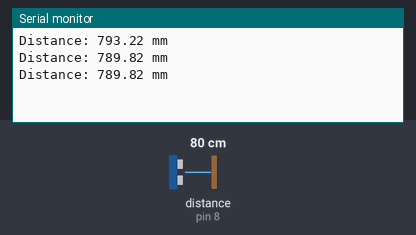
The sketch below on a simulated Arduino Nano, built with avr-gcc and run on an emulated ATmega328P. Shown: the last lines printed to the serial monitor. Wiring (inferred from the names in the program): ultrasonic range finder: trigger pin 7; echo pin 8. The test bench sets the inputs (shaded band); at power-on: distance to the obstacle (sensor on pin 8) 80 cm. The echo pulse lasts 58.3 µs per cm.

Above: at 1.3 s.
1.4 s: distance to the obstacle (sensor on pin 8) set to 2 cm
At 1.9 s:
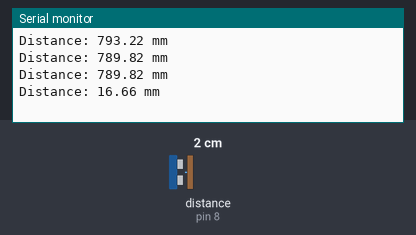
2.9 s: distance to the obstacle (sensor on pin 8) set to 4 cm
At 3.4 s:
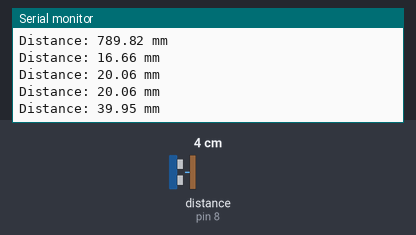
Timing chart, 0 to 5.9 s (numbered marks = the images above; inputs shaded):
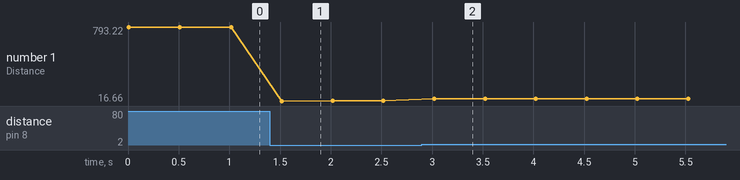

The sketch:

diy-e45.ino
```cpp
/***********************************************************************************************************************************************************
 *  TITLE: This is an example skecth that will help you interface the HC-SR04 ultrasonic sensor to an Arduino compatible board.
 *
 *  By Frenoy Osburn
 *  YouTube Video: https://youtu.be/JIfKOMAU224
 ***********************************************************************************************************************************************************/

  /********************************************************************************************************************
 *  Board Settings:
 *  Board: "Arduino Nano"
 *  Processor: "ATmega328P (Old Bootloader)"
 *  COM Port: Depends *On Your System*
 *********************************************************************************************************************/

#define TRIGGER_PIN   7
#define ECHO_PIN      8

int echoTime;             //time in us
float distance;           //distance in mms

void setup()
{
  pinMode(TRIGGER_PIN, OUTPUT);
  pinMode(ECHO_PIN, INPUT);
  digitalWrite(TRIGGER_PIN, LOW);     //set trigger pin LOW - idle state

  Serial.begin(9600);
}

void loop()
{
  digitalWrite(TRIGGER_PIN, HIGH);    //send trigger pulse
  delayMicroseconds(10);
  digitalWrite(TRIGGER_PIN, LOW);

  echoTime = pulseIn(ECHO_PIN, HIGH); //capture the echo signal and determine duration of pulse when HIGH

  distance = (echoTime*0.034*10)/2;    //obtain distance (in mm), from time

  Serial.print("Distance: ");
  Serial.print(distance);
  Serial.println(" mm");

  delay(500);                         //wait for sometime to prevent flooding the terminal
}
```

Measured:
- after the input at 1.4 s, the serial monitor: prints a new line after 0.12 s (image 1)
- after the input at 2.9 s, the serial monitor: prints a new line after 0.12 s (image 2)
- plotted number 1: 789.82 → 20.06 after the input at 1.4 s, 20.06 → 39.95 after the input at 2.9 s
